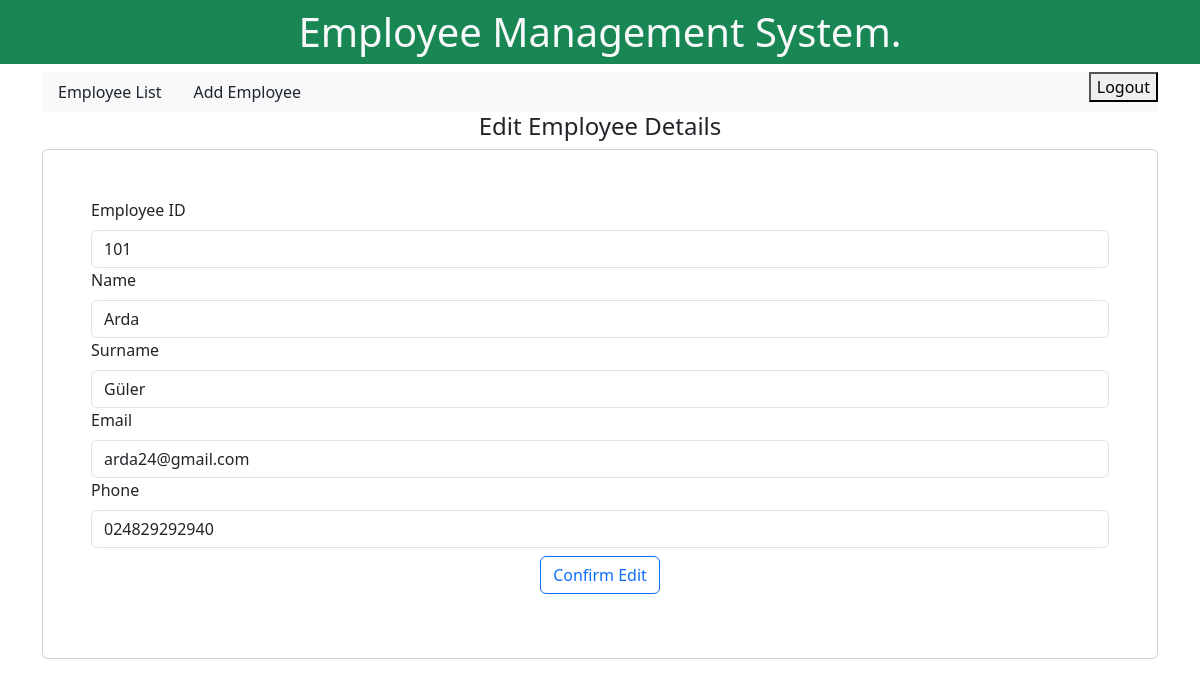
The page /editemployee/1/ (signed in) on the database its author committed.
### emp/models.py (models this page shows)
class Employee (models.Model):
    employeeid      = models.CharField(max_length=100)
    employeename    = models.CharField(max_length=50)
    employeesurname = models.CharField(max_length=50)
    email           = models.CharField(max_length=50)
    phone           = models.CharField(max_length=50)

### emp/views.py (the view)
# urls.py: path("editemployee/<int:empid>/",   views.editemployee,    name="editemployee"),
@login_required
def editemployee(request, empid):
    e = Employee.objects.get(pk = empid)
    return render(request, "emp/editemployee.html", {"singleemp": e})

### emp/templates/emp/editemployee.html (shortened to what this page needs)
{% extends "base.html" %}
{% block content %}
    <h4 class="text-center">Edit Employee Details</h4>
    <div class="card p-5">
        <form action="/doeditemployee/{{ singleemp.id }}/" method="POST">
            <div class="mb-3">
                <label for="exampleInputEmail1" class="form-label">Employee ID</label>
                <input type="text" class="form-control" placeholder="Enter the Employee ID"
                name="employeeid" value="{{ singleemp.employeeid }}" readonly>
            <div class="mb-3">
                <label for="exampleInputEmail1" class="form-label">Name</label>
                <input type="text" class="form-control" placeholder="Enter the name"
                name="employeename" value="{{ singleemp.employeename }}">
            <div class="mb-3">
                <label for="exampleInputEmail1" class="form-label">Surname</label>
                <input type="text" class="form-control" placeholder="Enter the surname"
                name="employeesurname" value="{{ singleemp.employeesurname }}">
            <div class="mb-3">
                <label for="exampleInputEmail1" class="form-label">Email</label>
                <input type="text" class="form-control" placeholder="Enter the email"
                name="employeeemail" value="{{ singleemp.email }}">
            <div class="mb-3">
                <label for="exampleInputEmail1" class="form-label">Phone</label>
                <input type="text" class="form-control" placeholder="Enter the phone number"
                name="employeephone" value="{{ singleemp.phone }}">
            <div class="container text-center mt-2">
                <button type="submit" class="btn btn-outline-primary">Confirm Edit</button>
            </div>
        </form>
    </div>
{% endblock content %}

### rows shown on the page
Employee: employeeid "101", employeename "Arda", employeesurname "Güler", employeeemail "arda24@gmail.com", employeephone "024829292940"
